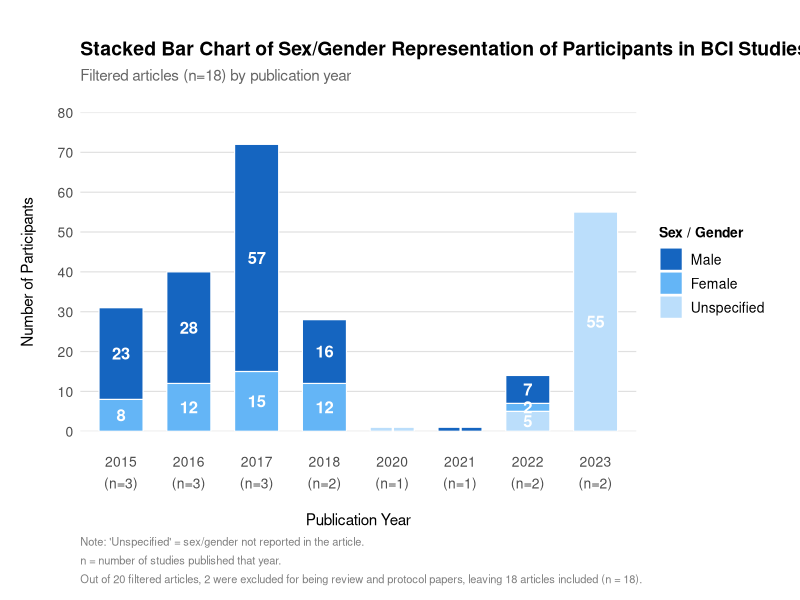
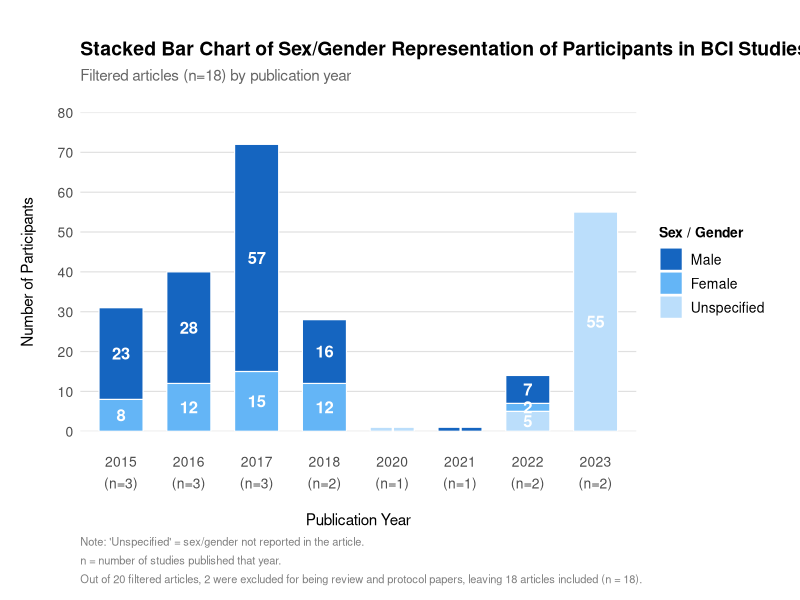

Write R code to recreate these figures, in order.
# install.packages(c("ggplot2", "dplyr", "tidyr", "scales"))
library(ggplot2)
library(dplyr)
library(tidyr)
library(scales)

# Loading Data From .csv
data <- read.csv("Figure6DataExtraction.csv", stringsAsFactors = FALSE)
names(data) <- c("article", "year", "male", "female", "unspecified")

# Aggregate by year
years_with_data <- sort(unique(data$year))
year_chars      <- as.character(years_with_data)

male_sum  <- tapply(data$male,          data$year, sum)[year_chars]
fem_sum   <- tapply(data$female,        data$year, sum)[year_chars]
unsp_sum  <- tapply(data$unspecified,   data$year, sum)[year_chars]
n_studies <- tapply(rep(1, nrow(data)), data$year, sum)[year_chars]

for (y in year_chars) {
  cat(y, "| Studies:", n_studies[y],
      "| Male:", male_sum[y], "| Female:", fem_sum[y],
      "| Unspecified:", unsp_sum[y],
      "| Total:", male_sum[y] + fem_sum[y] + unsp_sum[y], "\n")
}

n_years <- length(years_with_data)

agg <- data.frame(
  year  = rep(years_with_data, 3),
  Sex   = c(rep("Male", n_years), rep("Female", n_years), rep("Unspecified", n_years)),
  Count = c(male_sum[year_chars], fem_sum[year_chars], unsp_sum[year_chars]),
  stringsAsFactors = FALSE
)

x_labels        <- paste0(years_with_data, "\n(n=", n_studies[year_chars], ")")
names(x_labels) <- years_with_data

agg$year_label <- factor(x_labels[as.character(agg$year)], levels = x_labels)
agg$Sex        <- factor(agg$Sex, levels = c("Male", "Female", "Unspecified"))

agg <- agg[agg$Count > 0, ]

agg_pos <- agg %>%
  arrange(year_label, desc(Sex)) %>%
  group_by(year_label) %>%
  mutate(
    cum_top = cumsum(Count),
    label_y = cum_top - Count / 2
  ) %>%
  ungroup()

# Plotting
fig6 <- ggplot(agg_pos, aes(x = year_label, y = Count, fill = Sex)) +
  
  geom_bar(stat = "identity", position = "stack",
           width = 0.65, color = "white", linewidth = 0.4) +
  
  geom_text(
    aes(y = label_y, label = Count),
    color = "white", size = 4.2, fontface = "bold", family = "Helvetica"
  ) +
  
  scale_fill_manual(
    values = c("Male" = "#1565C0", "Female" = "#64B5F6", "Unspecified" = "#BBDEFB"),
    name   = "Sex / Gender"
  ) +
  
  scale_y_continuous(
    expand = expansion(mult = c(0, 0)),
    limits = c(0, 80),
    breaks = seq(0, 80, by = 10)
  ) +
  
  labs(
    title    = "Stacked Bar Chart of Sex/Gender Representation of Participants in BCI Studies by Year",
    subtitle = "Filtered articles (n=18) by publication year",
    x        = "Publication Year",
    y        = "Number of Participants",
    caption  = paste0(
      "Note: 'Unspecified' = sex/gender not reported in the article.\n",
      "n = number of studies published that year.\n",
      "Out of 20 filtered articles, 2 were excluded for being review and protocol papers, ",
      "leaving 18 articles included (n = 18)."
    )
  ) +
  
  theme_minimal(base_family = "Helvetica") +
  theme(
    plot.title         = element_text(size = 14, face = "bold",    hjust = 0, margin = margin(b = 6)),
    plot.subtitle      = element_text(size = 11, color = "grey40", hjust = 0, margin = margin(b = 20)),
    plot.caption       = element_text(size = 8,  color = "grey50", hjust = 0,
                                      lineheight = 1.4),
    axis.title.x       = element_text(size = 11, margin = margin(t = 15)),
    axis.title.y       = element_text(size = 11, margin = margin(r = 15)),
    axis.text          = element_text(size = 10),
    axis.text.x        = element_text(lineheight = 1.3, margin = margin(t = 15)),
    legend.title       = element_text(size = 10, face = "bold"),
    legend.text        = element_text(size = 10),
    legend.position    = "right",
    panel.grid.major.x = element_blank(),
    panel.grid.minor   = element_blank(),
    panel.grid.major.y = element_line(color = "grey88", linewidth = 0.4),
    plot.margin        = margin(t = 30, r = 20, b = 10, l = 15)
  )

print(fig6)

ggsave("figure6_sex_demographics.png",
       plot = fig6, width = 14, height = 13, dpi = 300, bg = "white")
